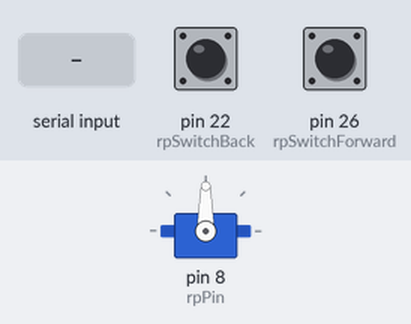
A program run on a simulated Arduino Mega 2560, built with avr-gcc and run on an emulated ATmega2560. Parts: servo. The test bench sets the inputs (shaded band); at power-on: pin 22 (rpSwitchBack) HIGH, pin 26 (rpSwitchForward) HIGH. What the program prints to the serial monitor is not drawn.

Above: at 1.2 s.
1.3 s: "3\n" received over Serial
At 2.2 s:
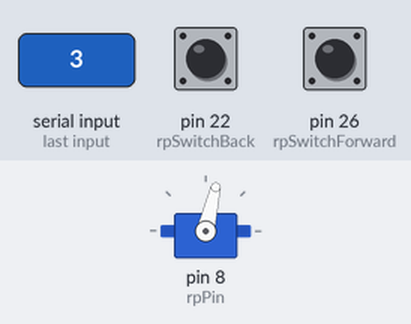
2.8 s: "90,45\n" received over Serial
5.8 s: "0\n" received over Serial
At 6.7 s:
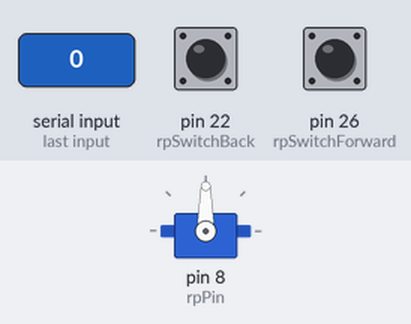
Timing chart, 0 to 8.8 s (numbered marks = the images above; inputs shaded):
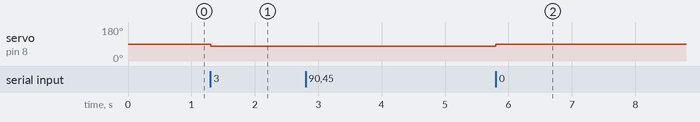

Measured:
- after the input at 1.3 s, servo on pin 8 (rpPin): 90° → 77° at once
- after the input at 5.8 s, servo on pin 8 (rpPin): 77° → 90° at once

The program:

main.cpp
```cpp
#include <Arduino.h>
#include <Servo.h>

#define rpPin 8
#define rpSwitchBack 22
#define rpSwitchForward 26

//
int speed = 13; // range is (0, 90)

Servo rev550;

int cmd = 0; // Default stop

/**
 * Load pins and init Servo object for rack and pinion, including limit switches
*/
void rackAndPinionInit();
/**
 * cmd = 1. Moves the rack back until it hits limit switch
*/
void rpAutoBack();
/**
 * cmd = 2. Moves the rack forward until it hits limit switch
*/
void rpAutoForward();
/**
 * cmd = 3. Moves backward until stopped
*/
void backward();
/**
 * cmd = 4. Moves forward until stopped
*/
void forward();
/**
 * cmd = 5. stops, sets cmd = 0
*/
void stop();

void setup() {
  Serial.begin(115200);

  rackAndPinionInit();
}

String str;

void loop() {
  str = "";

  str = str + "frontSwitch: " + digitalRead(rpSwitchForward) + "  ";
  str = str + "backSwitch: " + digitalRead(rpSwitchBack) + "  ";

  if (Serial.available()) {
    cmd = Serial.readStringUntil('\n').toInt();
  }

  rpAutoBack();
  rpAutoForward();
  forward();
  backward();
  stop();

  if (!str.equals("")) {
    Serial.println(str);
  }
}

void stop() {
  switch (cmd) {
    case 5:
      str += "stopped  ";
      cmd = 0;
    case 0:
      rev550.write(90);
  }
}

void rpAutoBack() {
  switch (cmd) {
    case 1:
      if (digitalRead(rpSwitchBack) == HIGH) {
        int writeSpeed = 90 - speed;
        rev550.write(writeSpeed);
      } else {
        cmd = 0;
      }
  }
}

void rpAutoForward() {
  switch (cmd) {
    case 2:
      if (digitalRead(rpSwitchForward) == LOW) {
        int writeSpeed = 90 + speed;
        rev550.write(writeSpeed);
      } else {
        cmd = 0;
      }
  }
}

void backward() {
  switch (cmd) {
    case 3:
      str += "moving backwards  ";
      rev550.write(90 - speed);
  }
}

void forward() {
  switch (cmd) {
    case 4:
      rev550.write(90 + speed);
  }
}

void rackAndPinionInit() {
  // Servo Lib
  rev550.attach(rpPin, 1000, 2000);

  pinMode(rpPin, OUTPUT);
  pinMode(rpSwitchBack, INPUT_PULLUP);
  pinMode(rpSwitchForward, INPUT_PULLUP);
}
```
